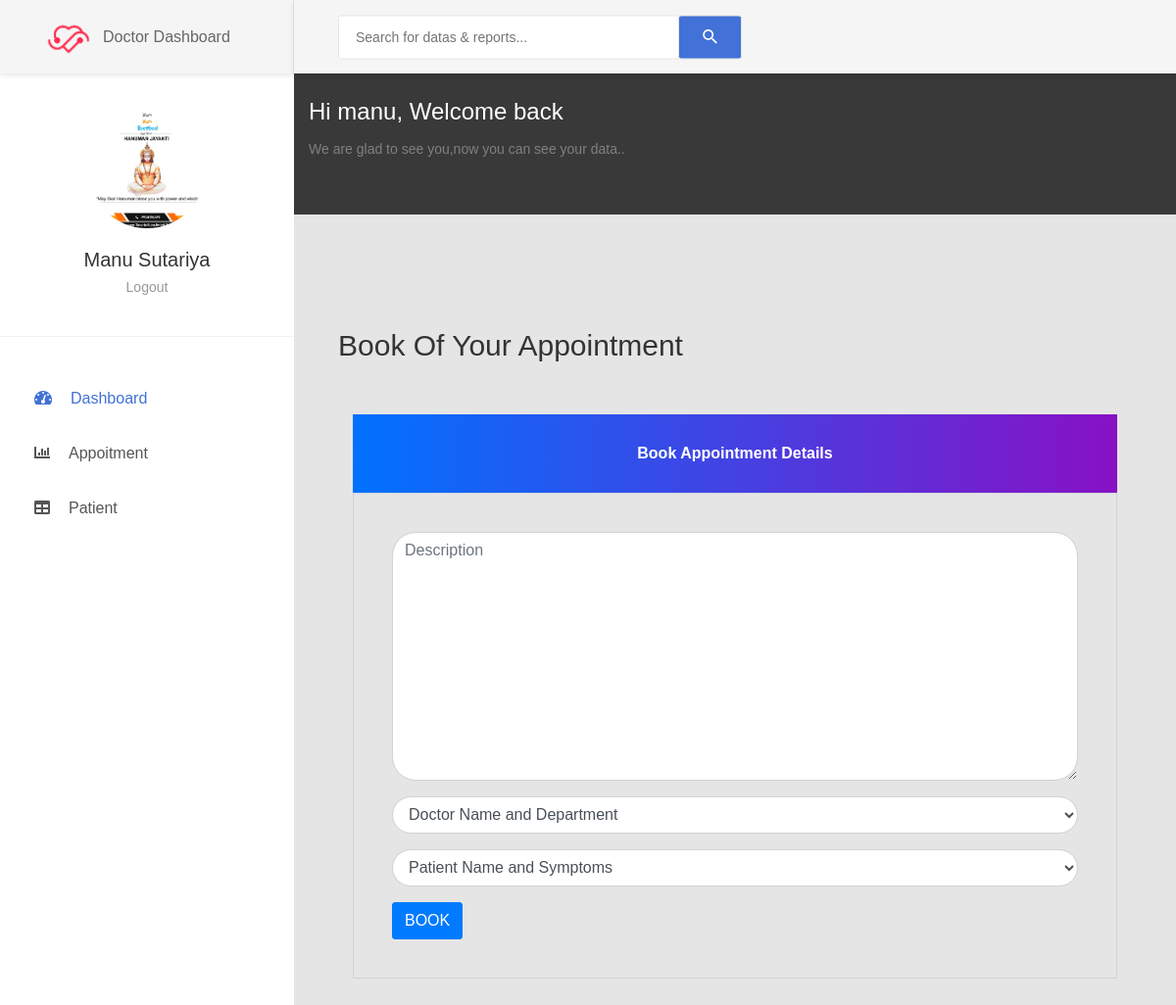
Screenshot of /doctor_book_appointment (signed in) with the database file from the repository.
### home/models.py (models this page shows, shortened)
class Doctor(models.Model):
    user = models.OneToOneField(User, on_delete=models.CASCADE)
    profile_pic = models.ImageField(
        upload_to='profile_pic/DoctorProfilePic/', null=True, blank=True)
    address = models.CharField(max_length=40)
    mobile = models.CharField(max_length=20, null=True)
    department = models.CharField(
        max_length=50, choices=departments, default='Cardiologist')
    status = models.BooleanField(default=False)
    exprience = models.IntegerField(null=True)
    @property
    def get_name(self):
        return self.user.first_name+" "+self.user.last_name
    def __str__(self):
        return "{} ({})".format(self.user.first_name, self.department)

### home/views.py (the view, shortened to what this page needs)
# urls.py: path('doctor_book_appointment', views.doctor_book_appointment,
@login_required(login_url='doctorlogin')
@user_passes_test(is_doctor)
def doctor_book_appointment(request):
    doctor = models.Doctor.objects.get(user_id=request.user.id)
    appointmentForm = forms.appointmentform()
    mydict = {'appointmentForm': appointmentForm, 'doctor': doctor}
    return render(request, 'doctor_book_appointment.html', context=mydict)

### home/forms.py
class appointmentform(forms.ModelForm):
    doctorId = forms.ModelChoiceField(queryset=models.Doctor.objects.all().filter(
        status=True), empty_label="Doctor Name and Department", to_field_name="user_id")
    patientId = forms.ModelChoiceField(queryset=models.Patient.objects.all().filter(
        status=True), empty_label="Patient Name and Symptoms", to_field_name="user_id")
    class Meta:
        model = models.Appointment
        fields = ['description', 'status']

### home/models.py (called while the page is built)
    def __str__(self):
        return self.user.first_name+" ("+self.symptoms+")"

### home/views.py (called while the page is built)
def is_doctor(user):
    return user.groups.filter(name="DOCTOR").exists()

### templates/doctor_book_appointment.html (shortened to what this page needs)
{% extends 'doctor_base.html' %}
{% load widget_tweaks %}
{% load static %}
{% block content %}
<body>
    <div class="main-content">
        <div class="section__content section__content--p30">
            <div class="container-fluid">
                <div class="row">
                    <div class="col-md-12">
                        <div class="overview-wrap">
                            <h2 class="title-1">Book of your Appointment</h2>
                        </div>
                    </div>
                </div>
                <br><br>
                <form action="{% url 'doctor_book_appointment' %}" method="post">
                    <div class="container register-form">
                        <div class="form">
                            <div class="note">
                                <p>Book Appointment Details</p>
                            </div>
                            <div class="form-content">
                                <div class="row">
                                    <div class="col-md-12">
                                        <div class="form-group">
                                            {% render_field appointmentForm.description class="form-control" placeholder="Description" %}
                                          </div>
                                          <div class="form-group">
                                            {% render_field appointmentForm.doctorId class="form-control" placeholder="doctor" %}
                                          </div>
                                          <div class="form-group">
                                            {% render_field appointmentForm.patientId class="form-control" placeholder="patient" %}
                                          </div>
                                    </div>
                                </div>
                                <button type="submit" class="btn btn-primary">BOOK</button>
                            </div>
                        </div>
                    </div>
                </form>
            </div>
        </div>
    </div>
    </div>
</body>
{% endblock content %}

### templates/doctor_base.html (shortened to what this page needs)
<!DOCTYPE html>
{% load static %}
<html lang="en">
<head>
    <link href="{% static '/css/font-face.css' %}" rel="stylesheet" media="all">
    <link href="{% static '/vendor/font-awesome-4.7/css/font-awesome.min.css' %}" rel="stylesheet" media="all">
    <link href="{% static '/vendor/font-awesome-5/css/fontawesome-all.min.css' %}" rel="stylesheet" media="all">
    <link href="{% static '/vendor/mdi-font/css/material-design-iconic-font.min.css' %}" rel="stylesheet" media="all">
    <link href="{% static '/vendor/bootstrap-4.1/bootstrap.min.css' %}" rel="stylesheet" media="all">
    <link href="{% static '/vendor/bootstrap-progressbar/bootstrap-progressbar-3.3.4.min.css' %}" rel="stylesheet" media="all">
    <link href="{% static '/vendor/wow/animate.css" rel="stylesheet' %}" media="all">
    <link href="{% static '/vendor/css-hamburgers/hamburgers.min.css' %}" rel="stylesheet" media="all">
    <link href="{% static '/vendor/slick/slick.css" rel="stylesheet' %}" media="all">
    <link href="{% static '/vendor/select2/select2.min.css" rel="stylesheet' %}" media="all">
    <link href="{% static '/vendor/perfect-scrollbar/perfect-scrollbar.css' %}" rel="stylesheet" media="all">
    <link href="{% static '/css/theme.css' %}" rel="stylesheet" media="all">
</head>
<body class="animsition">
    <div class="page-wrapper">
        <aside class="menu-sidebar d-none d-lg-block">
            <div class="logo">
                <a href="#">
                    <img src="{% static 'logo.png' %}" alt="logo" width="70" height="50"
                        class="d-inline-block align-text-top" />
                </a>
                Doctor Dashboard
            </div>
            <div class="menu-sidebar__content js-scrollbar1">
                <div class="account2">
                    <div class="image img-cir img-120">
                        <img src="{% static doctor.profile_pic.url %}" alt="Profile Pic" />
                    </div>
                    <h4 class="name">{{doctor.get_name}}</h4>
                    <a href="{% url 'logout'%}" >Logout</a>
                </div>
                <nav class="navbar-sidebar">
                    <ul class="list-unstyled navbar__list">
                        <li class="active has-sub">
                            <a class="js-arrow" href="{% url 'doctor_dashboard' %}">
                                <i class="fas fa-tachometer-alt"></i>Dashboard</a>
                        </li>
                        <li>
                            <a href="{% url 'doctor_appointment' %}">
                                <i class="fas fa-chart-bar"></i>Appoitment</a>
                        </li>
                        <li>
                            <a href="{% url 'doctor_patient' %}">
                                <i class="fas fa-table"></i>Patient</a>
                        </li>
                    </ul>
                </nav>
            </div>
        </aside>
        <div class="page-container">
            <header class="header-desktop">
                <div class="section__content section__content--p30">
                    <div class="container-fluid">
                        <div class="header-wrap">
                            <form class="form-header" action="" method="POST">
                                <input class="au-input au-input--xl" type="text" name="search"
                                    placeholder="Search for datas &amp; reports..." />
                                <button class="au-btn--submit" type="submit">
                                    <i class="zmdi zmdi-search"></i>
                                </button>
                            </form>
                        </div>
                    </div>
                </div>
            </header>
            <section class="welcome2 p-t-40 p-b-55">
                <div class="container">
                    <div class="row">
                        <div class="col-md-12">
                            <div class="welcome2-inner m-t-60">
                                <div class="welcome2-greeting">
                                    <h1 class="title-6">Hi
                                        <span>{{request.user.first_name}}</span>, Welcome back
                                    </h1>
                                    <p>We are glad to see you,now you can see your data..</p>
                                </div>
                            </div>
                        </div>
                    </div>
                </div>
            </section>
            {% block content %}
            {% endblock content %}
</body>
</html>

### rows the page displays
Doctor: profile_pic (picture), get_name "Manu Sutariya"

### other values shown
{{ request.user.first_name }} "manu"
